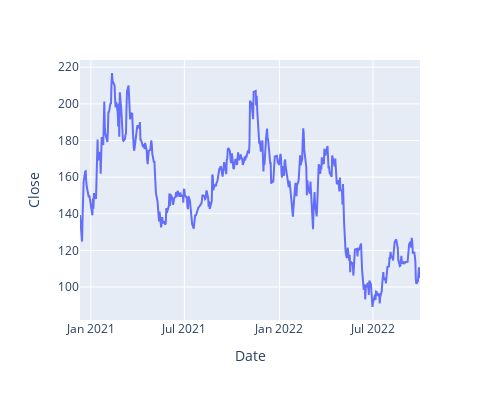

The cell this chart's notebook holds for it:
### Code cell
# plotly line
px.line(data_frame=df_abnb, x='Date', y='Close', width=500, height=400)

### Figure 1 — Plotly figure (JSON) as saved in the notebook; plotly's stock layout.template omitted (floating-point values rounded to 4 significant figures; data arrays with more than 128 entries replaced by an {"elided": "..."} marker saying what was removed)
{"data": [{"hovertemplate": "Date=%{x}<br>Close=%{y}<extra></extra>", "legendgroup": "", "line": {"color": "#636efa", "dash": "solid"}, "marker": {"symbol": "circle"}, "mode": "lines", "name": "", "orientation": "v", "showlegend": false, "type": "scatter", "x": {"elided": "454 str values"}, "xaxis": "x", "y": {"elided": "454 float values"}, "yaxis": "y"}], "layout": {"height": 400, "legend": {"tracegroupgap": 0}, "margin": {"t": 60}, "width": 500, "xaxis": {"anchor": "y", "domain": [0, 1], "title": {"text": "Date"}}, "yaxis": {"anchor": "x", "domain": [0, 1], "title": {"text": "Close"}}}}
